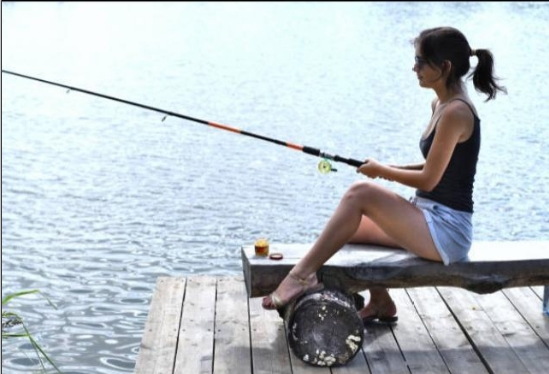
#> input picture 1-py-test/ai_study/img/opencv/imgs/52.png, 549 x 374 px, found by its file name
$ python day1_1.py
#> lines starting #> are read from the running program, lines starting #| are printed output that depends on the picture; after the words box and inside, x2 and y2 are one past the last pixel; in counts of white or black regions, pixels touching at a corner belong together
"""
在图像领域，常用的库
OpenCV python,c++,几何所有语言都支持（开源的）
80%
1。做为前处理（喂入神经网络之前的处理）
2。后处理（神经网络得到的只是一个概率值，转换成业务数据中的表现）
3。数据再加工（数据增强）

20%
4。也可以用来做机器视觉方面的项目
   opencv做项目
      泛化能力不强，非常容易受光线和角度的影响。
      可解释性强
   神经网络
     泛化能力强
     可解释性不强

Haclon 工业缺陷领域收费（类似,matlab建模）
PILLOW 主要在python领域
1. 图像的xy坐标，是从左上角开始的
   W == X, H == Y
   (H,W)  (20, 10) 高为20，宽为10所在的坐标点

2.每个坐标点有像素值，每一个像素格的值域 0-255之间
    代表光线的，由弱到强，0代表全黑，255代表亮白色。灰度值
    只有一个通道的时候。灰度值

    图像平均值<100, 或者图像的平均值>230。

3. 色彩空间
    RGB,  Red, Gree,Blue
    BGR,  Blue,Gree,Red
    Gray, 代表灰度图

    有3个通道的时候，1个坐标点就有3个通道的值。

    opencv读图是按BGR进行的。PILLOW是按RGB来组织的

    图像的梯度： 两个像素点的变化量。梯度变化小，图像很平滑或者是一个纯色，图像就会模糊。
              在图像中标准差小，图像很平滑或者是一个纯色。

    图像平滑：会变模糊，去噪声

    图像归一化： 将图像的值变到0-1之间。image/255.0

    cv2.imread这个函数，不支持中文目录

    img[h1:h2, w1:w2,:] 切图

作业：
    1。定义一个函数，传入image, cut_size=(10,10), k=10
        实现随机区域中的cut_out，作用可以增强局部感知的能力。增强神经网络，模拟的是人眼对于局部特征的识别

    2。神经网络训练的时候一般都是RGB，但是我们自己写的代码默认是BGR，会出现识别率下降的问题。
        定义一个函数实现rgb-bgr转换。增强的颜色空间的泛化能力。

    3。H——Hue即色相，S——Saturation即饱和度 ， V——Value即色调
       H、S、V值范围分别是[0,180)，[0,255)，[0,255)
       随机比例调整hsv的值，再转回bgr
       hsv(image, h_ratio,s_ratio,v_ratio)

"""

# pip install opencv-python
import cv2


def show(img, title=''):
    cv2.imshow(title, img)
    # 等待在图中按任意键
    cv2.waitKey(0)


path = 'D:/Data/Test/img/52.png'
img = cv2.imread(path, 1)  # 0 代表灰度图。1 代表是 BGR 图。读出来是 numpy 格式
#> img is the input picture: shape (374, 549, 3); mean B, G, R 203, 197.3, 187.7
print("shape", img.shape)
#| shape (374, 549, 3)
h, w = img.shape[:2]  # np.uint8 值域在0-255之间 无符号int型。-1这叫有符号int
#> h = 374; w = 549

# [5 lines of commented-out code are left out]
old_img = img.copy()
# [8 lines of commented-out code are left out]
img[100:200, 10:50, :] = (0, 0, 0)
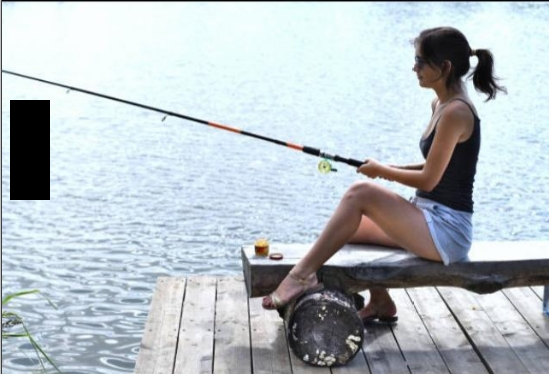
#> img: shape (374, 549, 3); 1.95% of pixels changed, all inside (x1, y1, x2, y2) = (10, 100, 50, 200)
show(img)

for ih in range(h):
    for iw in range(w):
        px = old_img[ih, iw, :]  # 取某个坐标点所在的像素值
        if (ih >= 10 and ih <= 100) and (iw >= 10 and iw <= 100):
            old_img[ih, iw, :] = (0, 0, 0)
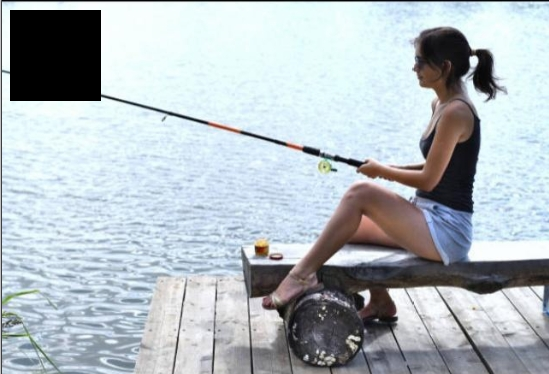
#> old_img: shape (374, 549, 3); 4.03% of pixels changed, all inside (x1, y1, x2, y2) = (10, 10, 101, 101)
show(old_img, 'o2')

import random
import numpy as np
old_img_hsv = cv2.cvtColor(old_img, cv2.COLOR_RGB2HSV)
#> old_img_hsv: shape (374, 549, 3); mean H, S, V 36.9, 29.9, 195.8
h, s, v = cv2.split(old_img_hsv)
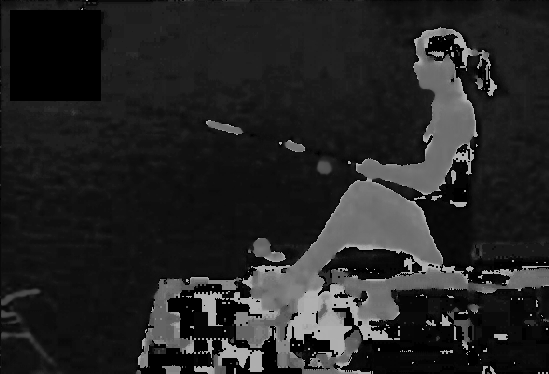
#> h: shape (374, 549); min 0, max 179, mean 36.9
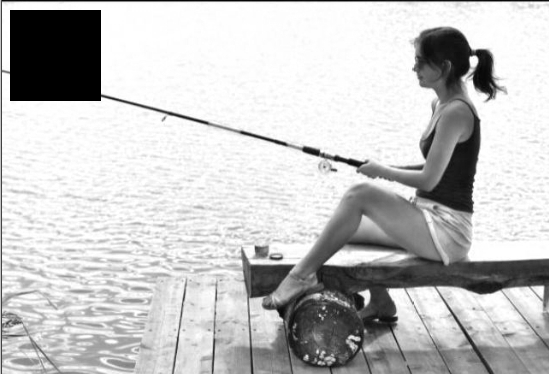
#> v: shape (374, 549); min 0, max 255, mean 195.8

ratio = random.uniform(0.1, 0.6)
h, s, v = h * ratio, s * ratio, v * ratio  # int->float
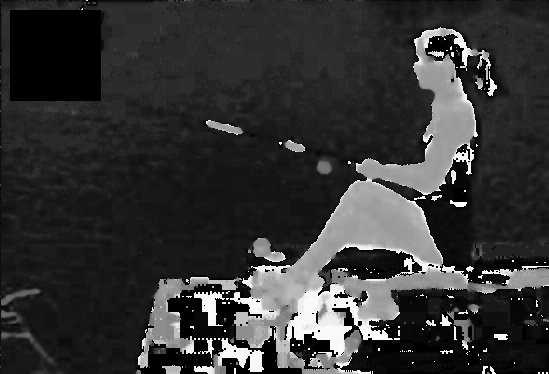
#> h: shape (374, 549) float64; min 0, max 93.48, mean 19.3; drawn with min black and max white
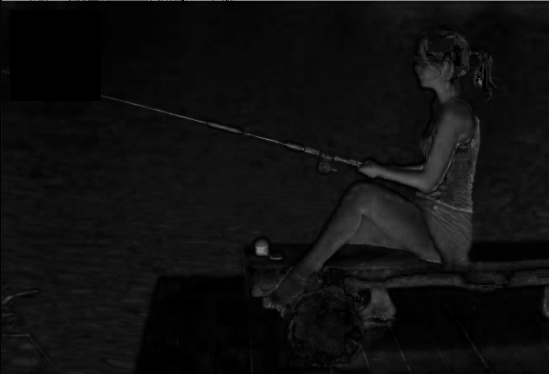
#> s: shape (374, 549) float64; min 0, max 133.2, mean 15.6
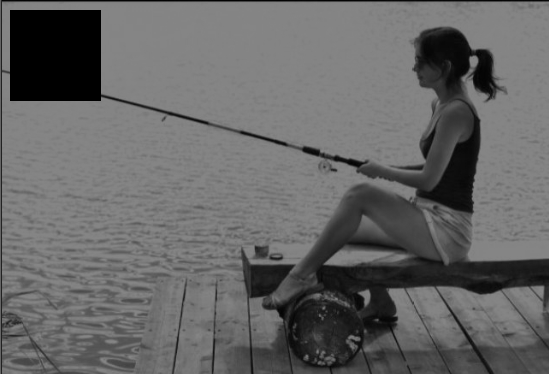
#> v: shape (374, 549) float64; min 0, max 133.2, mean 102.3

hsv_img = cv2.merge([h,s,v])
#> hsv_img: shape (374, 549, 3) float64; mean H, S, V 19.3, 15.6, 102.3
bgr_hsv_img = cv2.cvtColor(hsv_img.astype(np.uint8),cv2.COLOR_HSV2BGR)
show(bgr_hsv_img,'b')
